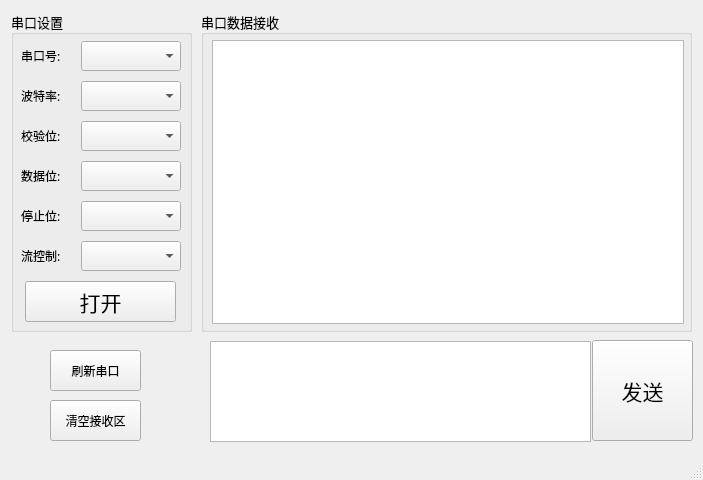
<?xml version="1.0" encoding="UTF-8"?>
<ui version="4.0">
 <class>SerialPort</class>
 <widget class="QMainWindow" name="SerialPort">
  <property name="geometry">
   <rect>
    <x>0</x>
    <y>0</y>
    <width>703</width>
    <height>480</height>
   </rect>
  </property>
  <property name="windowTitle">
   <string>SerialPort</string>
  </property>
  <widget class="QWidget" name="centralWidget">
   <widget class="QGroupBox" name="groupBox_SerPortSetting">
    <property name="geometry">
     <rect>
      <x>11</x>
      <y>11</y>
      <width>181</width>
      <height>321</height>
     </rect>
    </property>
    <property name="font">
     <font>
      <family>黑体</family>
      <pointsize>10</pointsize>
     </font>
    </property>
    <property name="title">
     <string>串口设置</string>
    </property>
    <widget class="QPushButton" name="OnOffBtn">
     <property name="geometry">
      <rect>
       <x>14</x>
       <y>270</y>
       <width>151</width>
       <height>41</height>
      </rect>
     </property>
     <property name="font">
      <font>
       <family>隶书</family>
       <pointsize>16</pointsize>
      </font>
     </property>
     <property name="text">
      <string>打开</string>
     </property>
    </widget>
    <widget class="QComboBox" name="FlowCtrlCmb">
     <property name="geometry">
      <rect>
       <x>70</x>
       <y>230</y>
       <width>100</width>
       <height>30</height>
      </rect>
     </property>
     <property name="font">
      <font>
       <family>Source Code Pro</family>
      </font>
     </property>
    </widget>
    <widget class="QLabel" name="FlowCtrlLbl">
     <property name="geometry">
      <rect>
       <x>10</x>
       <y>230</y>
       <width>53</width>
       <height>30</height>
      </rect>
     </property>
     <property name="font">
      <font>
       <family>宋体</family>
       <pointsize>9</pointsize>
      </font>
     </property>
     <property name="text">
      <string>流控制:</string>
     </property>
    </widget>
    <widget class="QLabel" name="SerPortLbl">
     <property name="geometry">
      <rect>
       <x>10</x>
       <y>30</y>
       <width>53</width>
       <height>30</height>
      </rect>
     </property>
     <property name="font">
      <font>
       <family>宋体</family>
       <pointsize>9</pointsize>
      </font>
     </property>
     <property name="text">
      <string>串口号:</string>
     </property>
    </widget>
    <widget class="QComboBox" name="PortNumCmb">
     <property name="geometry">
      <rect>
       <x>70</x>
       <y>30</y>
       <width>100</width>
       <height>30</height>
      </rect>
     </property>
     <property name="font">
      <font>
       <family>Source Code Pro</family>
      </font>
     </property>
    </widget>
    <widget class="QLabel" name="BoaudLbl">
     <property name="geometry">
      <rect>
       <x>10</x>
       <y>70</y>
       <width>53</width>
       <height>30</height>
      </rect>
     </property>
     <property name="font">
      <font>
       <family>宋体</family>
       <pointsize>9</pointsize>
      </font>
     </property>
     <property name="text">
      <string>波特率:</string>
     </property>
    </widget>
    <widget class="QComboBox" name="baudRCmb">
     <property name="enabled">
      <bool>true</bool>
     </property>
     <property name="geometry">
      <rect>
       <x>70</x>
       <y>70</y>
       <width>100</width>
       <height>30</height>
      </rect>
     </property>
     <property name="font">
      <font>
       <family>Source Code Pro</family>
      </font>
     </property>
    </widget>
    <widget class="QLabel" name="CheckLbl">
     <property name="geometry">
      <rect>
       <x>10</x>
       <y>110</y>
       <width>53</width>
       <height>30</height>
      </rect>
     </property>
     <property name="font">
      <font>
       <family>宋体</family>
       <pointsize>9</pointsize>
      </font>
     </property>
     <property name="text">
      <string>校验位:</string>
     </property>
    </widget>
    <widget class="QComboBox" name="DPaityCmb">
     <property name="geometry">
      <rect>
       <x>70</x>
       <y>110</y>
       <width>100</width>
       <height>30</height>
      </rect>
     </property>
     <property name="font">
      <font>
       <family>Source Code Pro</family>
      </font>
     </property>
    </widget>
    <widget class="QLabel" name="DataLbl">
     <property name="geometry">
      <rect>
       <x>10</x>
       <y>150</y>
       <width>53</width>
       <height>30</height>
      </rect>
     </property>
     <property name="font">
      <font>
       <family>宋体</family>
       <pointsize>9</pointsize>
      </font>
     </property>
     <property name="text">
      <string>数据位:</string>
     </property>
    </widget>
    <widget class="QComboBox" name="DataBCmb">
     <property name="geometry">
      <rect>
       <x>70</x>
       <y>150</y>
       <width>100</width>
       <height>30</height>
      </rect>
     </property>
     <property name="font">
      <font>
       <family>Source Code Pro</family>
      </font>
     </property>
    </widget>
    <widget class="QLabel" name="StopLbl">
     <property name="geometry">
      <rect>
       <x>10</x>
       <y>190</y>
       <width>53</width>
       <height>30</height>
      </rect>
     </property>
     <property name="font">
      <font>
       <family>宋体</family>
       <pointsize>9</pointsize>
      </font>
     </property>
     <property name="text">
      <string>停止位:</string>
     </property>
    </widget>
    <widget class="QComboBox" name="StopBCmb">
     <property name="geometry">
      <rect>
       <x>70</x>
       <y>190</y>
       <width>100</width>
       <height>30</height>
      </rect>
     </property>
     <property name="font">
      <font>
       <family>Source Code Pro</family>
      </font>
     </property>
    </widget>
   </widget>
   <widget class="QGroupBox" name="groupBox_Recv">
    <property name="geometry">
     <rect>
      <x>201</x>
      <y>11</y>
      <width>491</width>
      <height>321</height>
     </rect>
    </property>
    <property name="font">
     <font>
      <family>黑体</family>
      <pointsize>10</pointsize>
     </font>
    </property>
    <property name="title">
     <string>串口数据接收</string>
    </property>
    <layout class="QGridLayout" name="gridLayout_2">
     <property name="leftMargin">
      <number>8</number>
     </property>
     <property name="topMargin">
      <number>5</number>
     </property>
     <property name="rightMargin">
      <number>5</number>
     </property>
     <property name="bottomMargin">
      <number>5</number>
     </property>
     <property name="horizontalSpacing">
      <number>5</number>
     </property>
     <item row="0" column="0">
      <widget class="QTextEdit" name="RecvDataEdt">
       <property name="font">
        <font>
         <family>宋体</family>
         <pointsize>9</pointsize>
        </font>
       </property>
      </widget>
     </item>
    </layout>
   </widget>
   <widget class="QPushButton" name="SendBtn">
    <property name="geometry">
     <rect>
      <x>592</x>
      <y>340</y>
      <width>101</width>
      <height>101</height>
     </rect>
    </property>
    <property name="font">
     <font>
      <family>隶书</family>
      <pointsize>16</pointsize>
     </font>
    </property>
    <property name="text">
     <string>发送</string>
    </property>
   </widget>
   <widget class="QTextEdit" name="SendDataEdt">
    <property name="geometry">
     <rect>
      <x>210</x>
      <y>341</y>
      <width>381</width>
      <height>101</height>
     </rect>
    </property>
   </widget>
   <widget class="QPushButton" name="ReflushSerPortBtn">
    <property name="geometry">
     <rect>
      <x>50</x>
      <y>350</y>
      <width>91</width>
      <height>41</height>
     </rect>
    </property>
    <property name="font">
     <font>
      <family>宋体</family>
      <pointsize>9</pointsize>
     </font>
    </property>
    <property name="text">
     <string>刷新串口</string>
    </property>
   </widget>
   <widget class="QPushButton" name="ClearRecvBtn">
    <property name="geometry">
     <rect>
      <x>50</x>
      <y>400</y>
      <width>91</width>
      <height>41</height>
     </rect>
    </property>
    <property name="font">
     <font>
      <family>宋体</family>
      <pointsize>9</pointsize>
     </font>
    </property>
    <property name="text">
     <string>清空接收区</string>
    </property>
   </widget>
  </widget>
  <widget class="QStatusBar" name="statusBar"/>
  <action name="actionOpen">
   <property name="text">
    <string>Open</string>
   </property>
  </action>
 </widget>
 <layoutdefault spacing="6" margin="11"/>
 <resources/>
 <connections/>
</ui>
